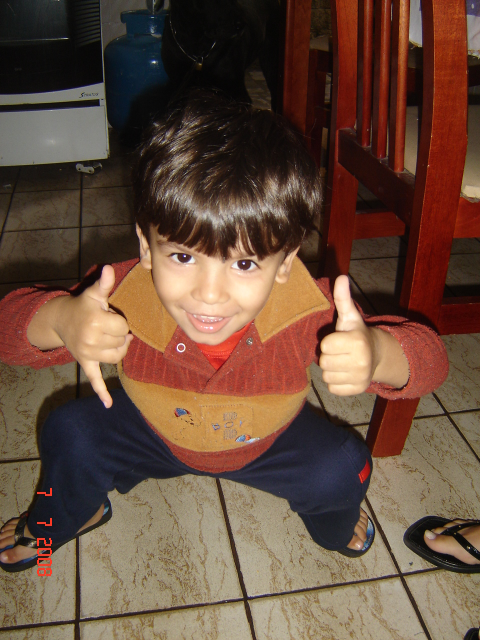
#> input picture imagens/input/imagem.jpg, 960 x 1280 px, found by its file name (shown at 1/2 size)
$ python aula2.py
#> lines starting #> are read from the running program, lines starting #| are printed output that depends on the picture
import cv2 # Importa a biblioteca OpenCV para gerar as imagens

imagem = cv2.imread('imagem.jpg') # Vai ler a imagem do arquivo e armazenar na variável 'imagem'
#> imagem is the input picture: shape (1280, 960, 3); mean B, G, R 60.3, 76.5, 103.9

cv2.namedWindow('Imagem Original', cv2.WINDOW_NORMAL) # Cria uma janela redimensionável para a imagem original
cv2.resizeWindow('Imagem Original', 600, 600) # Redimensiona a janela da imagem original para 600x400 pixels

cinza = cv2.cvtColor(imagem, cv2.COLOR_BGR2GRAY) # Converte a imagem para preto e branco
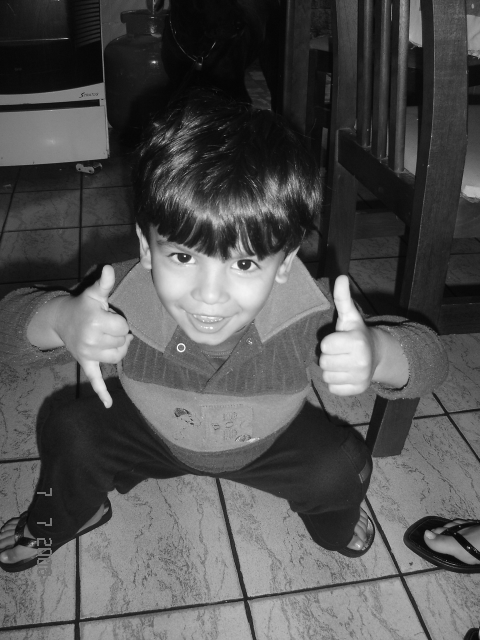
#> cinza: shape (1280, 960) (shown at 1/2 size); min 0, max 254, mean 82.8

cinza = cv2.resize(cinza, (600, 600)) # Redimensiona a imagem original para 600x400 pixels
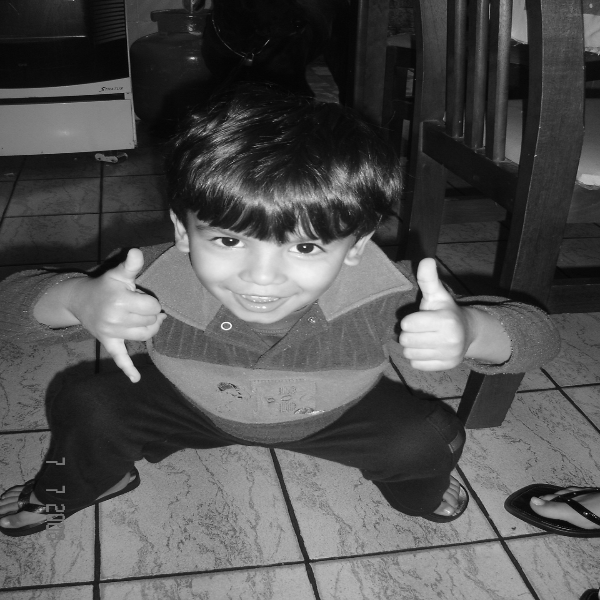
#> cinza: shape (600, 600); min 2, max 253, mean 82.7

print('Original:', imagem.shape) # Imprime a matriz de pixels da imagem original no console
#| Original: (1280, 960, 3)
print('Preto e Branco:', cinza.shape) # Imprime a matriz de pixels da imagem
#| Preto e Branco: (600, 600)

cv2.imshow('Imagem Original', imagem) # Mostra a imagem original em uma janela com o título 'Imagem Original'
cv2.imshow('Imagem Preto e Branco', cinza) # Mostra a imagem em tons de cinza em uma janela com o título 'Imagem Preto e Branco'

cv2.imwrite('imagem_cinza.jpg', cinza) # Salva a imagem em preto e branco em um novo arquivo chamado 'imagem_cinza.jpg'

cv2.waitKey(0) # Aguarda o comando através do teclado para fechar as janelas
cv2.destroyAllWindows() # Fecha as janelas das imagens após o comando recebido

$ run again, with imagens/input/setup.jpg copied over imagens/input/imagem.jpg
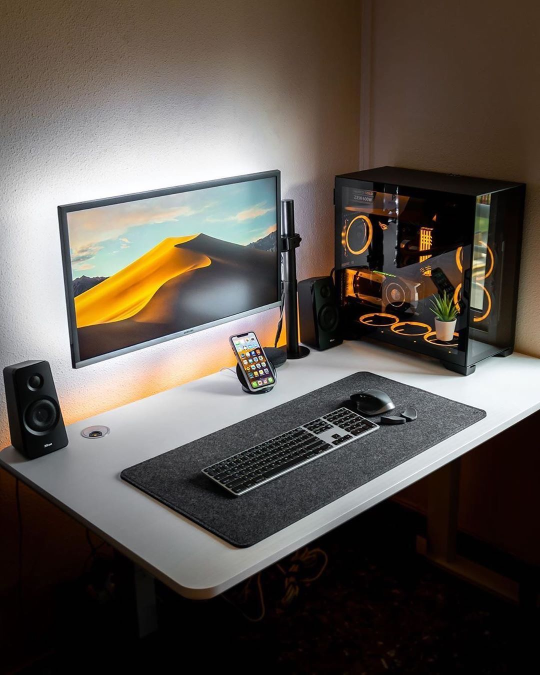
#> input picture imagens/input/setup.jpg, 1080 x 1350 px, found by its file name (shown at 1/2 size)
#> imagem is the input picture: shape (1350, 1080, 3); mean B, G, R 79.4, 86.1, 93.6
#> `cinza = cv2.cvtColor(imagem, cv2.COLOR_BGR2GRAY)`:
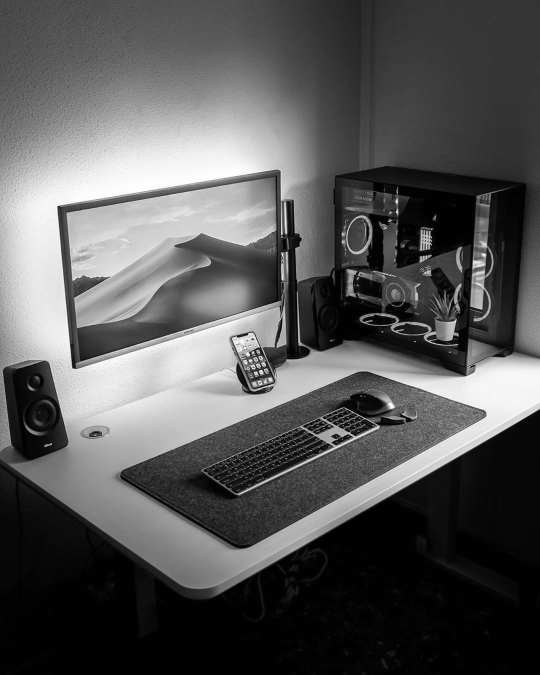
#> cinza: shape (1350, 1080) (shown at 1/2 size); min 0, max 255, mean 87.6
#> `cinza = cv2.resize(cinza, (600, 600))`:
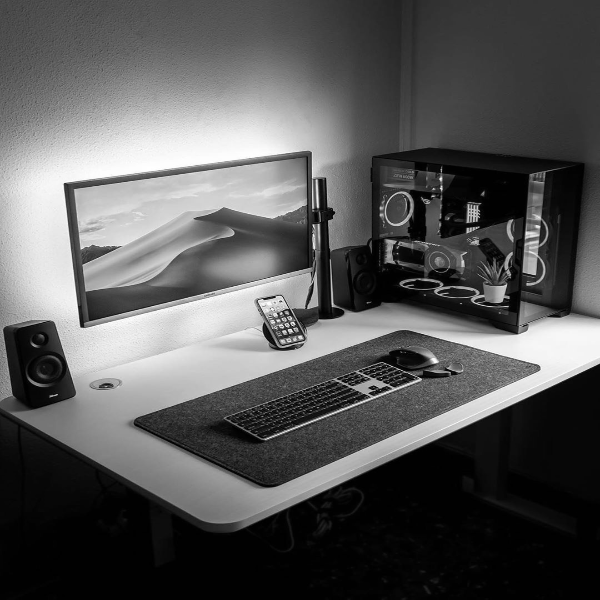
#> cinza: shape (600, 600); min 0, max 255, mean 87.5
#| Original: (1350, 1080, 3)
#| Preto e Branco: (600, 600)
